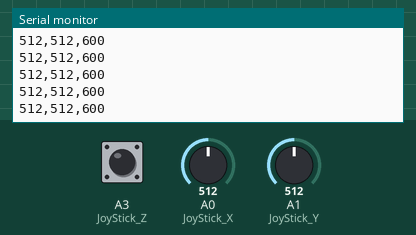
Recording of a sketch running on a simulated Arduino Uno, built with avr-gcc and run on an emulated ATmega328P. Parts: the last lines printed to the serial monitor. The inputs (shaded band) are chosen by the test bench; at power-on: A0 (JoyStick_X) = 512, A1 (JoyStick_Y) = 512, A3 (JoyStick_Z) HIGH.

Above: at 1.2 s.
1.3 s: A0 (JoyStick_X) set to 716
At 1.42 s:
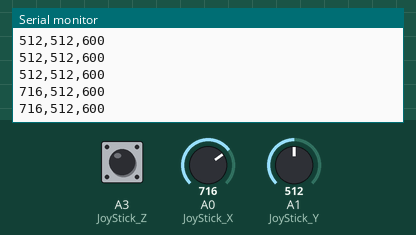
2.8 s: A1 (JoyStick_Y) set to 716
At 2.83 s:
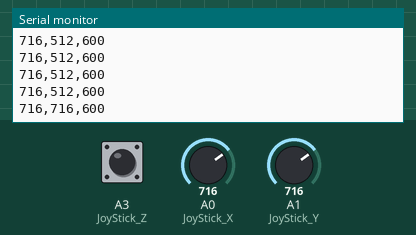
4.3 s: A3 (JoyStick_Z) pulled LOW for 0.15 s
At 4.34 s:
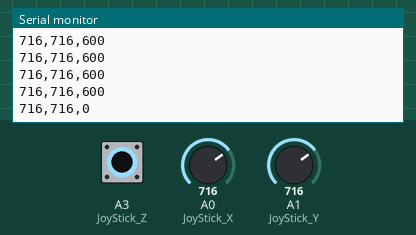
5.9 s: A0 (JoyStick_X) set to 900
At 5.95 s:
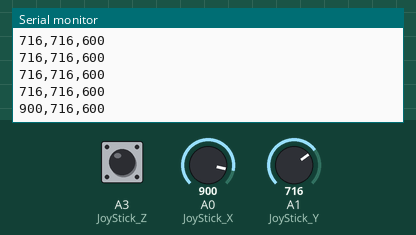
7.4 s: A3 (JoyStick_Z) pulled LOW for 3.2 s
At 7.46 s:
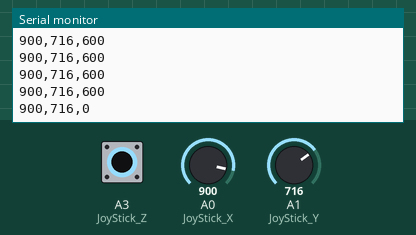
13.6 s: A1 (JoyStick_Y) set to 900
At 13.6 s:
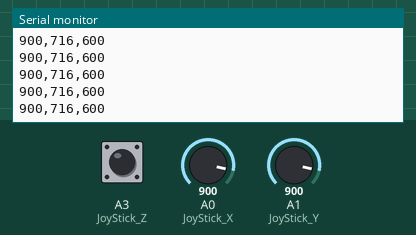
Timing chart, 0 to 16.1 s (numbered marks = the images above; inputs shaded):
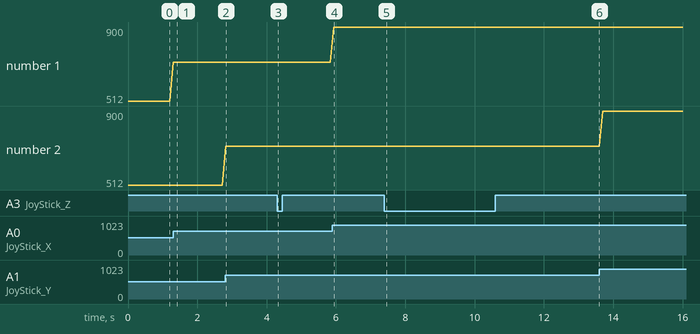

Measured:
- after the input at 1.3 s, the serial monitor: prints a new line at once (image 1)
- after the input at 2.8 s, the serial monitor: prints a new line at once (image 2)
- after the input at 4.3 s, the serial monitor: prints a new line at once (image 3)
- after the input at 5.9 s, the serial monitor: prints a new line at once (image 4)
- after the input at 7.4 s, the serial monitor: prints a new line after 0.05 s (image 5)
- plotted number 1: 512 → 716 after the input at 1.3 s, 716 → 900 after the input at 5.9 s

The sketch:

ky-023.ino
```cpp
// Module KY023
// For more info see http://tkkrlab.nl/wiki/Arduino_KY-023_XY-axis_joystick_module
int JoyStick_X = A0; // x
int JoyStick_Y = A1; // y
int JoyStick_Z = A3; // key
void setup ()
{
  pinMode (JoyStick_X, INPUT);
  pinMode (JoyStick_Y, INPUT);
  pinMode (JoyStick_Z, INPUT_PULLUP);
  Serial.begin (9600); // 9600 bps
}
void loop ()
{
  int x, y, z;
  x = analogRead (JoyStick_X);
  y = analogRead (JoyStick_Y);
  z = digitalRead (JoyStick_Z);
  Serial.print (x, DEC);
  Serial.print (",");
  Serial.print (y, DEC);
  Serial.print (",");
  Serial.println (600*z, DEC);
  delay (100);
}
```
